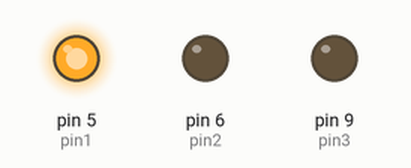
This sketch was run on a simulated Arduino Uno, built with avr-gcc and run on an emulated ATmega328P. On the bench: output pins drawn as LEDs (lit = HIGH).

Above: at 0.5 s.
At 2.5 s:
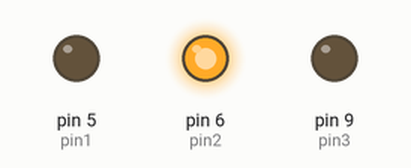
At 4.5 s:
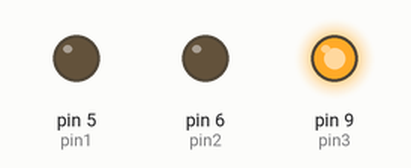
At 5.5 s:
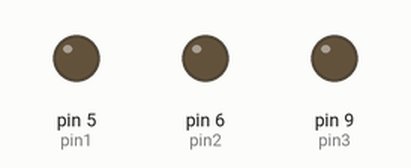
Timing chart, 0 to 7.8 s (numbered marks = the images above):
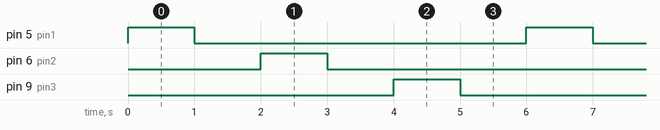

Measured:
- by itself, pin 5 (pin1), pin 6 (pin2), pin 9 (pin3): alternates HIGH for 1.0 s and LOW for 5.0 s
- by itself, everything shown: repeats every 6.0 s, in 6 steps

The sketch:

_3blink.ino
```cpp
int pin1 = 5;
int pin2 = 6;
int pin3 = 9;

int Time = 1000;

void setup() {
  // initialize digital pin 13 as an output.
  pinMode(pin1, OUTPUT);
  pinMode(pin2, OUTPUT);
  pinMode(pin3, OUTPUT);
}

// the loop function runs over and over again forever
void loop() {
  digitalWrite(pin1, HIGH);   // turn the LED on (HIGH is the voltage level)
  delay(Time);              // wait for a second
  digitalWrite(pin1, LOW);    // turn the LED off by making the voltage LOW
  delay(Time);              // wait for a second

  digitalWrite(pin2, HIGH);   // turn the LED on (HIGH is the voltage level)
  delay(Time);              // wait for a second
  digitalWrite(pin2, LOW);    // turn the LED off by making the voltage LOW
  delay(Time);

  digitalWrite(pin3, HIGH);   // turn the LED on (HIGH is the voltage level)
  delay(Time);              // wait for a second
  digitalWrite(pin3, LOW);    // turn the LED off by making the voltage LOW
  delay(Time);
}
```
